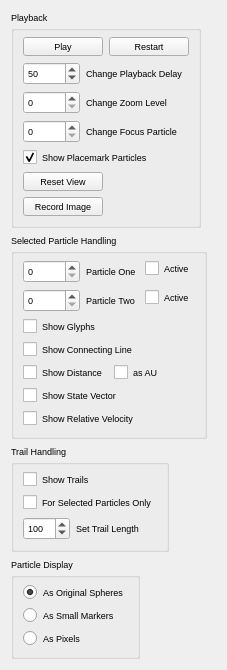
<?xml version="1.0" encoding="UTF-8"?>
<ui version="4.0">
 <class>Controls</class>
 <widget class="QWidget" name="Controls">
  <property name="geometry">
   <rect>
    <x>0</x>
    <y>0</y>
    <width>227</width>
    <height>626</height>
   </rect>
  </property>
  <property name="font">
   <font>
    <pointsize>7</pointsize>
   </font>
  </property>
  <property name="contextMenuPolicy">
   <enum>Qt::DefaultContextMenu</enum>
  </property>
  <property name="windowTitle">
   <string>Controls</string>
  </property>
  <property name="windowIcon">
   <iconset resource="resources.qrc">
    <normaloff>:/icons/resources/moody.png</normaloff>:/icons/resources/moody.png</iconset>
  </property>
  <layout class="QFormLayout" name="formLayout_5">
   <item row="0" column="0">
    <widget class="QGroupBox" name="groupBox_2">
     <property name="title">
      <string>Playback</string>
     </property>
     <layout class="QFormLayout" name="formLayout">
      <item row="0" column="0">
       <layout class="QHBoxLayout" name="horizontalLayout_7">
        <item>
         <widget class="QPushButton" name="playButton">
          <property name="text">
           <string>Play</string>
          </property>
         </widget>
        </item>
        <item>
         <widget class="QPushButton" name="restartButton">
          <property name="text">
           <string>Restart</string>
          </property>
         </widget>
        </item>
       </layout>
      </item>
      <item row="1" column="0">
       <layout class="QHBoxLayout" name="horizontalLayout_6">
        <item>
         <widget class="QSpinBox" name="playbackSpeedSpinBox">
          <property name="accelerated">
           <bool>true</bool>
          </property>
          <property name="maximum">
           <number>9999999</number>
          </property>
          <property name="value">
           <number>50</number>
          </property>
         </widget>
        </item>
        <item>
         <widget class="QLabel" name="label">
          <property name="text">
           <string>Change Playback Delay</string>
          </property>
         </widget>
        </item>
       </layout>
      </item>
      <item row="2" column="0">
       <layout class="QHBoxLayout" name="horizontalLayout_5">
        <item>
         <widget class="QSpinBox" name="zoomLevelSpinBox">
          <property name="accelerated">
           <bool>true</bool>
          </property>
          <property name="maximum">
           <number>9999999</number>
          </property>
          <property name="singleStep">
           <number>1</number>
          </property>
          <property name="value">
           <number>0</number>
          </property>
         </widget>
        </item>
        <item>
         <widget class="QLabel" name="label_2">
          <property name="text">
           <string>Change Zoom Level</string>
          </property>
         </widget>
        </item>
       </layout>
      </item>
      <item row="3" column="0">
       <layout class="QHBoxLayout" name="horizontalLayout_4">
        <item>
         <widget class="QSpinBox" name="FocusParticleSpinBox">
          <property name="maximum">
           <number>9999999</number>
          </property>
         </widget>
        </item>
        <item>
         <widget class="QLabel" name="label_3">
          <property name="text">
           <string>Change Focus Particle</string>
          </property>
         </widget>
        </item>
       </layout>
      </item>
      <item row="4" column="0">
       <widget class="QCheckBox" name="showPlacemarksCheckBox">
        <property name="text">
         <string>Show Placemark Particles</string>
        </property>
        <property name="checked">
         <bool>true</bool>
        </property>
       </widget>
      </item>
      <item row="5" column="0">
       <widget class="QPushButton" name="resetViewButton">
        <property name="text">
         <string>Reset View</string>
        </property>
       </widget>
      </item>
      <item row="6" column="0">
       <widget class="QPushButton" name="recordImageButton">
        <property name="text">
         <string>Record Image</string>
        </property>
       </widget>
      </item>
     </layout>
    </widget>
   </item>
   <item row="1" column="0">
    <widget class="QGroupBox" name="selectedParticlesGroupBox">
     <property name="title">
      <string>Selected Particle Handling</string>
     </property>
     <layout class="QFormLayout" name="formLayout_4">
      <item row="0" column="0">
       <layout class="QHBoxLayout" name="horizontalLayout_3">
        <item>
         <widget class="QSpinBox" name="selectedParticleOneSpinBox">
          <property name="maximum">
           <number>9999999</number>
          </property>
         </widget>
        </item>
        <item>
         <widget class="QLabel" name="label_5">
          <property name="text">
           <string>Particle One</string>
          </property>
         </widget>
        </item>
       </layout>
      </item>
      <item row="0" column="1">
       <widget class="QCheckBox" name="selectedParticleOneActive">
        <property name="text">
         <string>Active</string>
        </property>
       </widget>
      </item>
      <item row="1" column="0">
       <layout class="QHBoxLayout" name="horizontalLayout_2">
        <item>
         <widget class="QSpinBox" name="selectedParticleTwoSpinBox">
          <property name="maximum">
           <number>9999999</number>
          </property>
         </widget>
        </item>
        <item>
         <widget class="QLabel" name="label_6">
          <property name="text">
           <string>Particle Two</string>
          </property>
         </widget>
        </item>
       </layout>
      </item>
      <item row="1" column="1">
       <widget class="QCheckBox" name="selectedParticleTwoActive">
        <property name="text">
         <string>Active</string>
        </property>
       </widget>
      </item>
      <item row="2" column="0">
       <widget class="QCheckBox" name="showGlyphsCheckBox">
        <property name="text">
         <string>Show Glyphs</string>
        </property>
       </widget>
      </item>
      <item row="3" column="0">
       <widget class="QCheckBox" name="showLineCheckBox">
        <property name="text">
         <string>Show Connecting Line</string>
        </property>
       </widget>
      </item>
      <item row="4" column="0" colspan="2">
       <layout class="QHBoxLayout" name="horizontalLayout">
        <item>
         <widget class="QCheckBox" name="distanceCheckBox">
          <property name="text">
           <string>Show Distance</string>
          </property>
         </widget>
        </item>
        <item>
         <widget class="QCheckBox" name="asAUCheckBox">
          <property name="text">
           <string>as AU</string>
          </property>
         </widget>
        </item>
       </layout>
      </item>
      <item row="5" column="0">
       <widget class="QCheckBox" name="stateVectorCheckBox">
        <property name="text">
         <string>Show State Vector</string>
        </property>
       </widget>
      </item>
      <item row="6" column="0">
       <widget class="QCheckBox" name="relativeVelocityCheckBox">
        <property name="text">
         <string>Show Relative Velocity</string>
        </property>
       </widget>
      </item>
     </layout>
    </widget>
   </item>
   <item row="2" column="0">
    <widget class="QGroupBox" name="trailsGroupBox">
     <property name="title">
      <string>Trail Handling</string>
     </property>
     <layout class="QFormLayout" name="formLayout_2">
      <item row="0" column="0">
       <widget class="QCheckBox" name="showTrailsCheckBox">
        <property name="text">
         <string>Show Trails</string>
        </property>
        <property name="checked">
         <bool>false</bool>
        </property>
       </widget>
      </item>
      <item row="1" column="0">
       <widget class="QCheckBox" name="selectedParticleTrailsOnlyCheckBox">
        <property name="text">
         <string>For Selected Particles Only</string>
        </property>
       </widget>
      </item>
      <item row="2" column="0">
       <layout class="QHBoxLayout" name="horizontalLayout_8">
        <item>
         <widget class="QSpinBox" name="TrailLengthSpinBox">
          <property name="maximum">
           <number>5000</number>
          </property>
          <property name="value">
           <number>100</number>
          </property>
         </widget>
        </item>
        <item>
         <widget class="QLabel" name="label_4">
          <property name="text">
           <string>Set Trail Length</string>
          </property>
         </widget>
        </item>
       </layout>
      </item>
     </layout>
    </widget>
   </item>
   <item row="3" column="0">
    <widget class="QGroupBox" name="groupBox">
     <property name="title">
      <string>Particle Display</string>
     </property>
     <layout class="QFormLayout" name="formLayout_3">
      <item row="0" column="0">
       <widget class="QRadioButton" name="optionOneRadioButton">
        <property name="text">
         <string>As Original Spheres</string>
        </property>
        <property name="checked">
         <bool>true</bool>
        </property>
       </widget>
      </item>
      <item row="1" column="0">
       <widget class="QRadioButton" name="optionTwoRadioButton">
        <property name="text">
         <string>As Small Markers</string>
        </property>
       </widget>
      </item>
      <item row="2" column="0">
       <widget class="QRadioButton" name="optionThreeRadioButton">
        <property name="text">
         <string>As Pixels</string>
        </property>
       </widget>
      </item>
     </layout>
    </widget>
   </item>
  </layout>
 </widget>
 <resources>
  <include location="resources.qrc"/>
 </resources>
 <connections/>
</ui>
